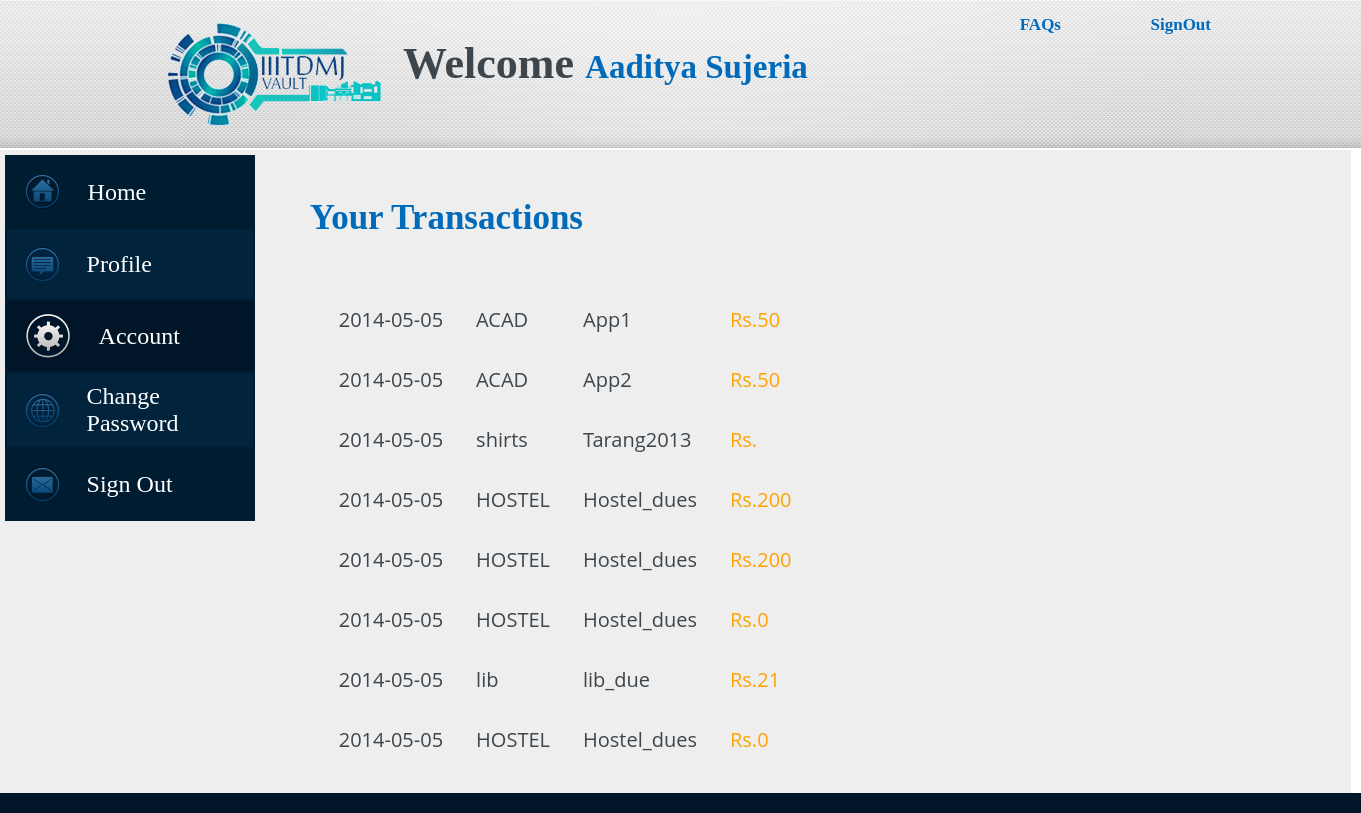
Page /moreinfo.php (signed in) on the committed database.
### tables this page shows
CREATE TABLE IF NOT EXISTS `trans` (
  `id` int(10) NOT NULL AUTO_INCREMENT,
  `rollno` int(7) NOT NULL,
  `name` varchar(30) NOT NULL,
  `toa` varchar(10) NOT NULL,
  `date` date NOT NULL,
  `amount` float DEFAULT NULL,
  PRIMARY KEY (`id`),
  KEY `rollno` (`rollno`),
  KEY `toa` (`toa`)
);

### moreinfo.php (the view, shortened to what this page needs)
<html>
	<head>
		<link href="css.css" rel="stylesheet" type="text/css">
	</head>
	<body>
		<div id="header">
			<div id="header1">
				<img id="logo" src="images/iiit.png">
				<h2 class="welcome">Welcome <span class="user"><?php echo $_SESSION['NAME']; ?></span></h2>
			</div>
			<a href=# class="header-faq">FAQs</a>
			<a href=# class="header-signout">SignOut</a>
		</div>
		<table id="main" >
			<tr>
			<td style="vertical-align:top">
			<div id="main-left" >
				<table id="left-table"  >
								<tr id="menu1">
									<td >
										<a id="home" href="home.php" >
											<table border="0" >
												<tr >
													<td>
														<img id="image1" src="images/menu1.gif" >
													</td>
													<td id="text">
														<p >Home</p>
													</td>
												</tr>
											</table>
										</a>
									</td>
								</tr>
								<tr id="menu2" >
									<td>
										<a id ="home" href="profile.php">
											<table border="0">
												<tr>
													<td>
														<img id="image2"src="images/menu2.gif" >
													</td>
													<td id="text">
														<p >Profile</p>
													</td>
												</tr>
											</table>
										</a>
									</td>
								</tr>
								<tr id="menu3" style="background:#001628">
									<td>
										<a id ="home" href="account.php">
											<table border="0">
												<tr>
													<td>
														<img id="image3"src="images/menu3_active.gif" >
													</td>
													<td id="text">
														<p >Account</p>
													</td>
												</tr>
											</table>
										</a>
									</td>
								</tr>
								<tr id="menu4">
									<td>
										<a id ="home" href="settings.php">
											<table border="0">
												<tr>
													<td>
														<img id="image4"src="images/menu4.gif" >
													</td>
													<td id="text">
														<p >Change Password</p>
													</td>
												</tr>
											</table>
										</a>
									</td>
								</tr>
								<tr id="menu5">
									<td>
										<a id ="home" href="signout.php">
											<table border="0">
												<tr>
													<td>
														<img id="image5"src="images/menu5.gif" >
													</td>
													<td id="text">
														<p >Sign Out</p>
													</td>
												</tr>
											</table>
										</a>
									</td>
								</tr>
				</table>
          </div>
			</td>
			<td style="vertical-align:top">
		    <div id="main-right-account" >
				<table id="table-account" >
					<tr>
						<td>
							<br>
						</td>
					</tr>
					<tr>
						<td>
							<h2>Your Transactions</h2>
						</td>
					</tr>
					<tr>
						<td>
						<?php
							$query2="SELECT * FROM trans WHERE ROLLNO=".$_SESSION['ROLLNO']." ORDER BY date DESC";
							$result2=mysql_query($query2);
							echo '<table border="0" cellspacing="25" class="last5">';
							while($row2=mysql_fetch_assoc($result2))
							{
								echo '<tr><td>'.$row2['date'].'</td><td>'.$row2['toa'].'</td><td>'.$row2['name'].'</td><td class="ans">Rs.'.$row2['amount'].'</td></tr>';
							}
							echo '</table>';
						?>
						</td>
					</tr>
				</table>
			</div>
			</td>
			</tr>
		</table>
		<div id="footer">
		</div>
	</body>
</html>

### css.css (style rules this page uses)
body, input, textarea, select, button, .normal { font-family: "Open Sans","lucida grande","Segoe UI",arial,verdana,"lucida sans unicode",tahoma,sans-serif; font-size: 13px; color: #3d464d; font-weight: normal; }
body { margin: 0 0 0 0; }
.last5 { font-size:25px; }
a { text-decoration: blink; color: white; font-size: 25; font-family: segoe ui light; }
#main-right table th, table td { border: 1px silver gainsboro; padding: 0.2em; }
#header { background: url(images/bg_top3_repeat.jpg) top center repeat-x; height:150px; }
#header1 { background: url(images/bg_top3.jpg) top center no-repeat; padding: 28px 28px; height:94px; }
#logo { float:left; padding-left: 50px; width: 250px; margin-left: 75px; margin-bottom: 0px; margin-top: -20; }
.header-faq { margin-right: 300px; float: right; margin-top: -135; font-size: 17px; color: #006abb; font-weight: bold; }
.header-signout { margin-right: 150px; float: right; margin-top: -135; font-size: 17px; color: #006abb; font-weight: bold; }
.welcome { margin-top: 10px; font-family: segoe ui light; font-size:44px; }
.user { color:#006abb; font-size:33px; }
#main { background:#eeeeee; margin-top: -1; height:570px; width:1351px; }
#left-table { background:#001c31; width: 250px; }
#menu1 { background:#001c31; height: 70px; }
#menu2 { background:#01233c; height: 70px; }
#menu3 { background:#022e53; height: 70px; }
#menu4 { background:#01233c; height: 70px; }
#menu5 { background:#001c31; height: 70px; }
#text { font-family: segoe ui light; margin:10 10 10 10; color:white; font-size:24px; }
#text p { padding-left: 18px; }
#home table { margin-left: 10px; }
#footer { background-color:#001628; height:20px; }
#table-account h2 { font-family:segoe ui light; font-size:35px; color:#006abb; }
#table-account td { color:#3d464d; font-size:20px; }
#table-account .ans { color:FFA300; }
#main-right-account { width: 900px; }

### rows in the picture
trans: date "2014-05-05", toa "ACAD", name "App1", amount "50"
trans: date "2014-05-05", toa "ACAD", name "App2", amount "50"
trans: date "2014-05-05", toa "shirts", name "Tarang2013"
trans: date "2014-05-05", toa "HOSTEL", name "Hostel_dues", amount "200"
trans: date "2014-05-05", toa "HOSTEL", name "Hostel_dues", amount "200"
trans: date "2014-05-05", toa "HOSTEL", name "Hostel_dues", amount "0"
trans: date "2014-05-05", toa "lib", name "lib_due", amount "21"
trans: date "2014-05-05", toa "HOSTEL", name "Hostel_dues", amount "0"

### other values in the picture
$_SESSION['NAME'] "Aaditya Sujeria"
